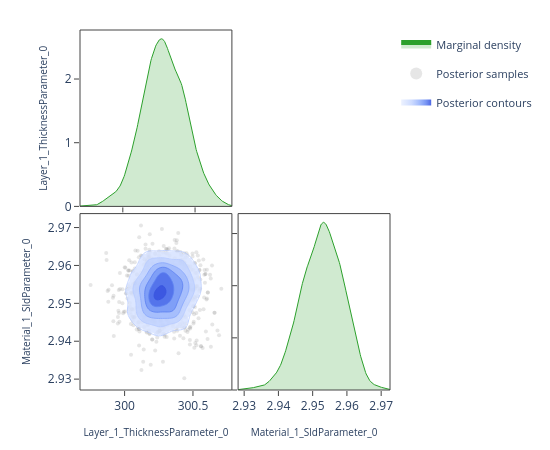

Notebook code cell kept with this figure:
### Code cell
# ---- Pairwise focus: thickness vs SLD ---------------------------------------
# A 2-parameter corner plot zooms in on the joint posterior for a specific
# pair.  This is the same view the EasyReflectometryApp's "2D Heatmap"
# sub-tab uses to inspect parameter degeneracies.


params_of_interest = ['Layer_1_ThicknessParameter_0', 'Material_1_SldParameter_0']
idx = [posterior.param_names.index(p) for p in params_of_interest]
subset_draws = np.asarray(posterior.draws)[:, idx]

fig = plot_corner(subset_draws, params_of_interest)
fig.show()

### Figure 1 — Plotly figure (JSON) as saved in the notebook; plotly's stock layout.template omitted (floating-point values rounded to 4 significant figures; data arrays with more than 128 entries replaced by an {"elided": "..."} marker saying what was removed)
{"data": [{"fill": "tozeroy", "fillcolor": "rgba(44, 160, 44, 0.22)", "hoverinfo": "skip", "legendgroup": "marginal", "line": {"color": "rgb(44, 160, 44)", "width": 1}, "mode": "lines", "name": "Marginal density", "showlegend": true, "type": "scatter", "x": {"elided": "256 float values"}, "xaxis": "x", "y": {"elided": "256 float values"}, "yaxis": "y"}, {"hoverinfo": "skip", "legendgroup": "scatter", "marker": {"color": "rgba(140, 140, 140, 0.22)", "size": 4}, "mode": "markers", "name": "Posterior samples", "showlegend": true, "type": "scatter", "x": {"elided": "880 float values"}, "xaxis": "x3", "y": {"elided": "880 float values"}, "yaxis": "y3", "zorder": 0}, {"colorscale": [[0.0, "rgba(224, 233, 255, 0.62)"], [0.35, "rgba(183, 203, 255, 0.70)"], [0.6, "rgba(138, 169, 252, 0.78)"], [0.82, "rgba(96, 131, 242, 0.84)"], [1.0, "rgba(58, 86, 224, 0.90)"]], "connectgaps": false, "contours": {"coloring": "fill", "end": 157.0, "showlabels": false, "showlines": false, "size": 24.79, "start": 33.05}, "hoverinfo": "skip", "legendgroup": "contour", "name": "Posterior contours", "showlegend": true, "showscale": false, "type": "contour", "x": [299.7, 299.7, 299.7, 299.7, 299.8, 299.8, 299.8, 299.8, 299.8, 299.8, 299.8, 299.8, 299.9, 299.9, 299.9, 299.9, 299.9, 299.9, 299.9, 300.0, 300.0, 300.0, 300.0, 300.0, 300.0, 300.0, 300.0, 300.1, 300.1, 300.1, 300.1, 300.1, 300.1, 300.1, 300.2, 300.2, 300.2, 300.2, 300.2, 300.2, 300.2, 300.2, 300.3, 300.3, 300.3, 300.3, 300.3, 300.3, 300.3, 300.4, 300.4, 300.4, 300.4, 300.4, 300.4, 300.4, 300.4, 300.5, 300.5, 300.5, 300.5, 300.5, 300.5, 300.5, 300.6, 300.6, 300.6, 300.6, 300.6, 300.6, 300.6, 300.6, 300.7, 300.7, 300.7, 300.7, 300.7, 300.7, 300.7, 300.8], "xaxis": "x3", "y": [2.928, 2.929, 2.929, 2.93, 2.93, 2.931, 2.932, 2.932, 2.933, 2.933, 2.934, 2.934, 2.935, 2.936, 2.936, 2.937, 2.937, 2.938, 2.938, 2.939, 2.939, 2.94, 2.941, 2.941, 2.942, 2.942, 2.943, 2.943, 2.944, 2.945, 2.945, 2.946, 2.946, 2.947, 2.947, 2.948, 2.948, 2.949, 2.95, 2.95, 2.951, 2.951, 2.952, 2.952, 2.953, 2.953, 2.954, 2.955, 2.955, 2.956, 2.956, 2.957, 2.957, 2.958, 2.959, 2.959, 2.96, 2.96, 2.961, 2.961, 2.962, 2.962, 2.963, 2.964, 2.964, 2.965, 2.965, 2.966, 2.966, 2.967, 2.968, 2.968, 2.969, 2.969, 2.97, 2.97, 2.971, 2.971, 2.972, 2.973], "yaxis": "y3", "z": {"elided": "80x80 float values"}, "zmax": 157.0, "zmin": 33.05, "zorder": 1}, {"colorscale": [[0.0, "rgba(183, 203, 255, 0.94)"], [0.35, "rgba(183, 203, 255, 0.94)"], [0.35, "rgba(138, 169, 252, 0.95)"], [0.6, "rgba(138, 169, 252, 0.95)"], [0.6, "rgba(96, 131, 242, 0.96)"], [0.82, "rgba(96, 131, 242, 0.96)"], [0.82, "rgba(58, 86, 224, 0.98)"], [1.0, "rgba(58, 86, 224, 0.98)"]], "contours": {"coloring": "lines", "end": 157.0, "showlabels": false, "size": 24.79, "start": 33.05}, "hoverinfo": "skip", "legendgroup": "contour", "line": {"width": 0.9}, "showlegend": false, "showscale": false, "type": "contour", "x": [299.7, 299.7, 299.7, 299.7, 299.8, 299.8, 299.8, 299.8, 299.8, 299.8, 299.8, 299.8, 299.9, 299.9, 299.9, 299.9, 299.9, 299.9, 299.9, 300.0, 300.0, 300.0, 300.0, 300.0, 300.0, 300.0, 300.0, 300.1, 300.1, 300.1, 300.1, 300.1, 300.1, 300.1, 300.2, 300.2, 300.2, 300.2, 300.2, 300.2, 300.2, 300.2, 300.3, 300.3, 300.3, 300.3, 300.3, 300.3, 300.3, 300.4, 300.4, 300.4, 300.4, 300.4, 300.4, 300.4, 300.4, 300.5, 300.5, 300.5, 300.5, 300.5, 300.5, 300.5, 300.6, 300.6, 300.6, 300.6, 300.6, 300.6, 300.6, 300.6, 300.7, 300.7, 300.7, 300.7, 300.7, 300.7, 300.7, 300.8], "xaxis": "x3", "y": [2.928, 2.929, 2.929, 2.93, 2.93, 2.931, 2.932, 2.932, 2.933, 2.933, 2.934, 2.934, 2.935, 2.936, 2.936, 2.937, 2.937, 2.938, 2.938, 2.939, 2.939, 2.94, 2.941, 2.941, 2.942, 2.942, 2.943, 2.943, 2.944, 2.945, 2.945, 2.946, 2.946, 2.947, 2.947, 2.948, 2.948, 2.949, 2.95, 2.95, 2.951, 2.951, 2.952, 2.952, 2.953, 2.953, 2.954, 2.955, 2.955, 2.956, 2.956, 2.957, 2.957, 2.958, 2.959, 2.959, 2.96, 2.96, 2.961, 2.961, 2.962, 2.962, 2.963, 2.964, 2.964, 2.965, 2.965, 2.966, 2.966, 2.967, 2.968, 2.968, 2.969, 2.969, 2.97, 2.97, 2.971, 2.971, 2.972, 2.973], "yaxis": "y3", "z": {"elided": "80x80 float values"}, "zmax": 157.0, "zmin": 33.05, "zorder": 2}, {"fill": "tozeroy", "fillcolor": "rgba(44, 160, 44, 0.22)", "hoverinfo": "skip", "legendgroup": "marginal", "line": {"color": "rgb(44, 160, 44)", "width": 1}, "mode": "lines", "name": "Marginal density", "showlegend": false, "type": "scatter", "x": {"elided": "256 float values"}, "xaxis": "x4", "y": {"elided": "256 float values"}, "yaxis": "y4"}], "layout": {"height": 450, "legend": {"font": {"size": 11}, "itemsizing": "constant", "orientation": "v", "x": 1.02, "xanchor": "left", "y": 1.0, "yanchor": "top"}, "margin": {"b": 60, "l": 80, "r": 160, "t": 30}, "plot_bgcolor": "white", "shapes": [{"fillcolor": "rgba(0,0,0,0)", "layer": "above", "line": {"color": "#444", "width": 1}, "type": "rect", "x0": 0, "x1": 1, "xref": "x domain", "y0": 0, "y1": 1, "yref": "y domain"}, {"fillcolor": "rgba(0,0,0,0)", "layer": "above", "line": {"color": "#444", "width": 1}, "type": "rect", "x0": 0, "x1": 1, "xref": "x3 domain", "y0": 0, "y1": 1, "yref": "y3 domain"}, {"fillcolor": "rgba(0,0,0,0)", "layer": "above", "line": {"color": "#444", "width": 1}, "type": "rect", "x0": 0, "x1": 1, "xref": "x4 domain", "y0": 0, "y1": 1, "yref": "y4 domain"}], "showlegend": true, "width": 550, "xaxis": {"anchor": "y", "domain": [0.0, 0.49], "showgrid": false, "showticklabels": false, "ticks": "outside", "zeroline": false}, "xaxis2": {"anchor": "y2", "domain": [0.51, 1.0], "showgrid": false, "ticks": "outside", "visible": false, "zeroline": false}, "xaxis3": {"anchor": "y3", "domain": [0.0, 0.49], "showgrid": false, "ticks": "outside", "title": {"font": {"size": 10}, "text": "Layer_1_ThicknessParameter_0"}, "zeroline": false}, "xaxis4": {"anchor": "y4", "domain": [0.51, 1.0], "showgrid": false, "ticks": "outside", "title": {"font": {"size": 10}, "text": "Material_1_SldParameter_0"}, "zeroline": false}, "yaxis": {"anchor": "x", "domain": [0.51, 1.0], "showgrid": false, "ticks": "outside", "title": {"font": {"size": 10}, "text": "Layer_1_ThicknessParameter_0"}, "zeroline": false}, "yaxis2": {"anchor": "x2", "domain": [0.51, 1.0], "showgrid": false, "ticks": "outside", "visible": false, "zeroline": false}, "yaxis3": {"anchor": "x3", "domain": [0.0, 0.49], "showgrid": false, "ticks": "outside", "title": {"font": {"size": 10}, "text": "Material_1_SldParameter_0"}, "zeroline": false}, "yaxis4": {"anchor": "x4", "domain": [0.0, 0.49], "showgrid": false, "showticklabels": false, "ticks": "outside", "zeroline": false}}}
